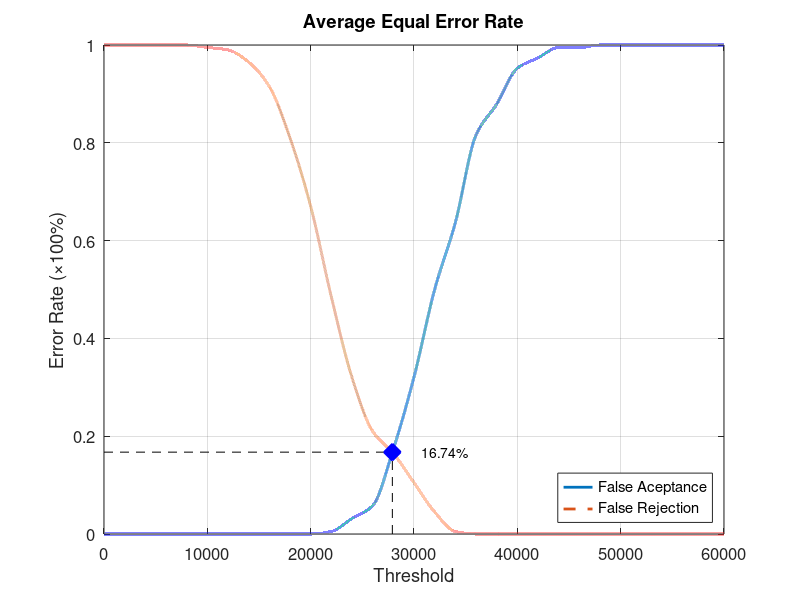
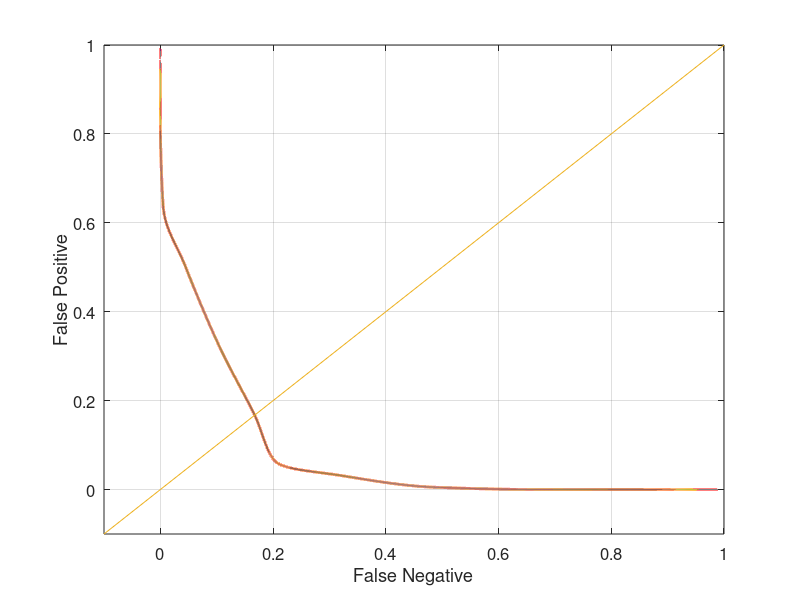

These figures' MATLAB source, in order:
function yEER = Database2_4
close all;
clear;
clc;
x = 0:2000:60000;
xq = 0:0.5:60000;

y0 = [0 0 0 0 0 0 0 0 0 0 0 0.00526316 0.0315789 0.0578947 0.173684 0.321053 0.5 0.636842 0.815789 0.878947 0.952632 0.973684 0.994737 0.994737 1 1 1 1 1 1 1];
yy0 = interp1(x, y0, xq, 'pchip');
y1 = [1 1 1 1 1 0.995 0.99 0.965 0.915 0.81 0.67 0.485 0.32 0.21 0.165 0.105 0.045 0.005 0 0 0 0 0 0 0 0 0 0 0 0 0];
yy1 = interp1(x, y1, xq, 'pchip');

% Calculating EER: 
y2 = abs(y0 - y1);
find(y2 == min(y2))
yy2 = abs(yy0 - yy1);
xEER = find(yy2 == min(yy2));
xEERIndex = xq(xEER) % X-axis EER
yEER = yy0(xEER) % Y-axis EER

main = figure
plot(xq, yy0,'-','LineWidth', 2);	hold on
plot(xq, yy1,'--','LineWidth', 2);	hold on
plot([xEERIndex xEERIndex], [0 yEER], 'k--');	hold on
plot([0 xEERIndex], [yEER yEER], 'k--');	hold on
plot(xEERIndex, yEER, 'bx', 'LineWidth', 10);	hold on
text(xEERIndex + 10 * xEERIndex / 100, yEER, [num2str(round((10000 * yEER)) / 100) '%'])
legend('False Aceptance', 'False Rejection', 'Location', 'SouthEast')
xlabel('Threshold')
ylabel('Error Rate (\times100%)')
title('Average Equal Error Rate')
set(gca, 'FontSize', 12)
axis([0 60000 0 1])
grid on

print(main, 'Database2_4Main', '-dpng');
FNRxFPR = figure('Color', [1 1 1]);
plot(yy1, yy0, '-', yy1, yy0, 'LineWidth', 2);
hold on
y = -0.1:0.1:1
plot(y, y); 
set(gca, 'FontSize', 12)
xlabel('False Negative')
ylabel('False Positive')
axis([-0.1 1 -0.1 1])
set(gca, 'FontSize', 12)
grid on

print(FNRxFPR, 'Database2_4FNRxFPR','-dpng');
end
